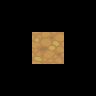

This is a level from a 2D game, rendered from its Tiled map with the project's own tilesets. A one-line summary and the map file follow, with tile-layer data summarised:
An orthogonal 3x3 tile map with 32x32 px tiles, 6 tile layers (regions, input_set, output_dirt, output2_dirt, ...).

<map version="1.0" orientation="orthogonal" width="3" height="3" tilewidth="32" tileheight="32">
 <tileset firstgid="1" name="dirt" tilewidth="32" tileheight="32">
  <image source="../../img/dirt.png" width="96" height="192" />
 </tileset>
 <layer name="regions" width="3" height="3">
  <data>[9 cells, 1 non-empty, 1 distinct tile ids]</data>
 </layer>
 <layer name="input_set" width="3" height="3">
  <data>[9 cells, 1 non-empty, 1 distinct tile ids]</data>
 </layer>
 <layer name="output_dirt" width="3" height="3">
  <data>[9 cells, 1 non-empty, 1 distinct tile ids]</data>
 </layer>
 <layer name="output2_dirt" width="3" height="3">
  <data>[9 cells, 1 non-empty, 1 distinct tile ids]</data>
 </layer>
 <layer name="output3_dirt" width="3" height="3">
  <data>[9 cells, 1 non-empty, 1 distinct tile ids]</data>
 </layer>
 <layer name="output4_dirt" width="3" height="3">
  <data>[9 cells, 1 non-empty, 1 distinct tile ids]</data>
 </layer>
</map>
